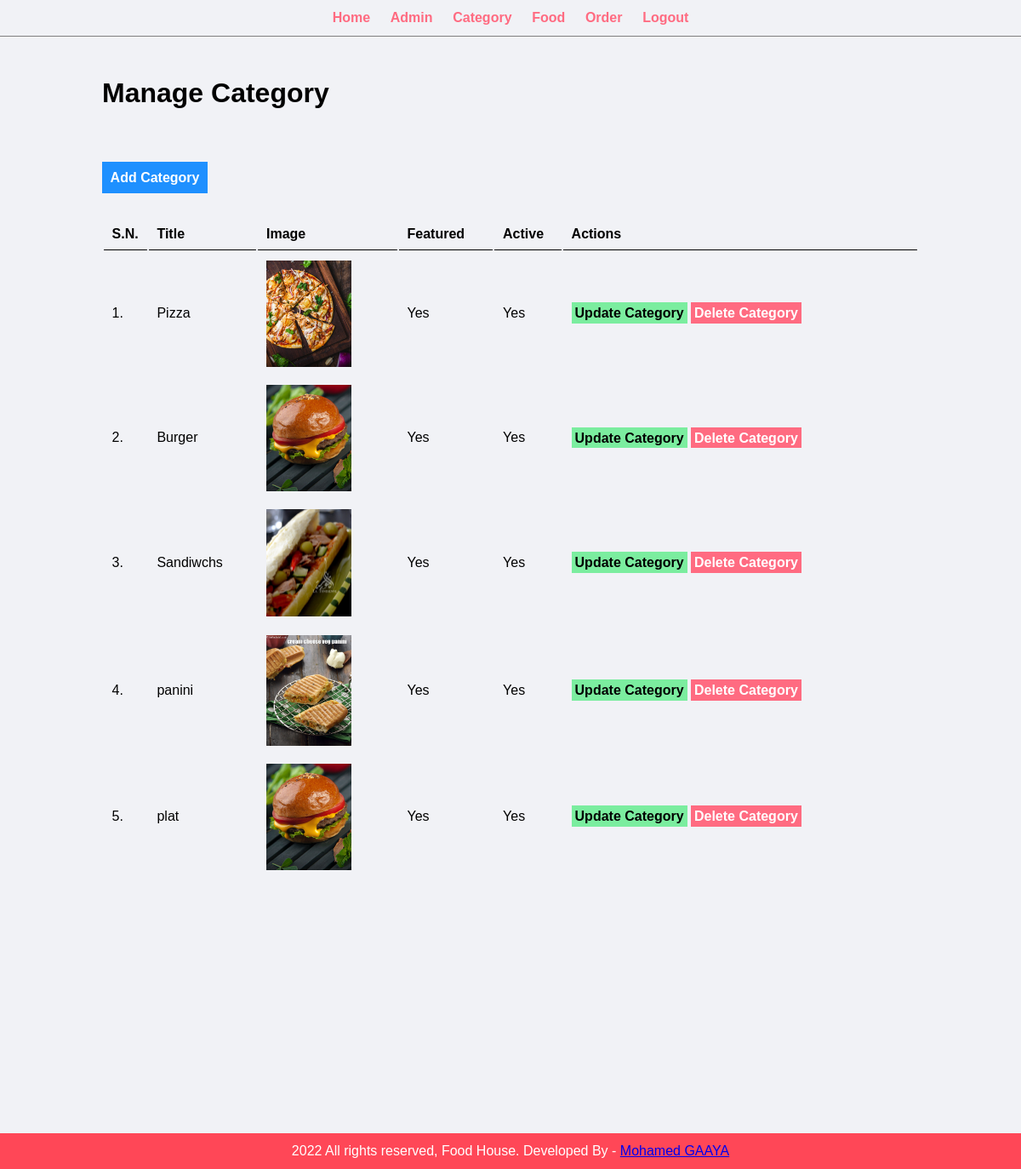
The app's page /admin/manage-category.php (signed in) with its own data.
### tables this page shows
CREATE TABLE `tbl_category` (
  `id` int(10) UNSIGNED NOT NULL,
  `title` varchar(100) NOT NULL,
  `image_name` varchar(255) NOT NULL,
  `featured` varchar(10) NOT NULL,
  `active` varchar(10) NOT NULL
);

### admin/manage-category.php (the view, shortened to what this page needs)
<?php include('partials/menu.php'); ?>
<div class="main-content">
    <div class="wrapper">
        <h1>Manage Category</h1>
        <br /><br />
        <br><br>
                <a href="<?php echo SITEURL; ?>admin/add-category.php" class="btn-primary">Add Category</a>
                <br /><br /><br />
                <table class="tbl-full">
                    <tr>
                        <th>S.N.</th>
                        <th>Title</th>
                        <th>Image</th>
                        <th>Featured</th>
                        <th>Active</th>
                        <th>Actions</th>
                    </tr>
                    <?php
                        $sql = "SELECT * FROM tbl_category";
                        $res = mysqli_query($conn, $sql);
                        $count = mysqli_num_rows($res);
                        $sn=1;
                        if($count>0)
                        {
                            while($row=mysqli_fetch_assoc($res))
                            {
                                $id = $row['id'];
                                $title = $row['title'];
                                $image_name = $row['image_name'];
                                $featured = $row['featured'];
                                $active = $row['active'];
                                ?>
                                    <tr>
                                        <td><?php echo $sn++; ?>. </td>
                                        <td><?php echo $title; ?></td>
                                        <td>
                                            <?php
                                                if($image_name!="")
                                                {
                                                    ?>
                                                    <img src="<?php echo SITEURL; ?>images/category/<?php echo $image_name; ?>" width="100px" >
                                                    <?php
                                                }
                                                else
                                                {
                                                    echo "<div class='error'>Image not Added.</div>";
                                                }
                                            ?>
                                        </td>
                                        <td><?php echo $featured; ?></td>
                                        <td><?php echo $active; ?></td>
                                        <td>
                                            <a href="<?php echo SITEURL; ?>admin/update-category.php?id=<?php echo $id; ?>" class="btn-secondary">Update Category</a>
                                            <a href="<?php echo SITEURL; ?>admin/delete-category.php?id=<?php echo $id; ?>&image_name=<?php echo $image_name; ?>" class="btn-danger">Delete Category</a>
                                        </td>
                                    </tr>
                                <?php
                            }
                        }
                        else
                        {
                            ?>
                            <tr>
                                <td colspan="6"><div class="error">No Category Added.</div></td>
                            </tr>
                            <?php
                        }
                    ?>
                </table>
    </div>
</div>
<?php include('partials/footer.php'); ?>

### admin/partials/menu.php (shortened to what this page needs)
<html>
    <head>
        <link rel="stylesheet" href="../css/admin.css">
    </head>
    <body>
        <div class="menu text-center">
            <div class="wrapper">
                <ul>
                    <li><a href="index.php">Home</a></li>
                    <li><a href="manage-admin.php">Admin</a></li>
                    <li><a href="manage-category.php">Category</a></li>
                    <li><a href="manage-food.php">Food</a></li>
                    <li><a href="manage-order.php">Order</a></li>
                    <li><a href="logout.php">Logout</a></li>
                </ul>
            </div>
        </div>

### admin/partials/footer.php
<div class="footer">
            <div class="wrapper">
                <p class="text-center">2022 All rights reserved, Food House. Developed By - <a href="#"> Mohamed GAAYA</a></p>
            </div>
        </div>
    </body>
</html>

### css/admin.css (style rules this page uses)
* { margin: 0; padding: 0; font-family: Arial, Helvetica, sans-serif; }
.wrapper { padding: 1%; width: 80%; margin: 0 auto; }
.text-center { text-align: center; }
.tbl-full { width: 100%; }
table tr th { border-bottom: 1px solid black; padding: 1%; text-align: left; }
table tr td { padding: 1%; }
.btn-primary { background-color: #1e90ff; padding: 1%; color: white; text-decoration: none; font-weight: bold; }
.btn-secondary { background-color: #7bed9f; padding: 1%; color: black; text-decoration: none; font-weight: bold; }
.btn-danger { background-color: #ff6b81; padding: 1%; color: white; text-decoration: none; font-weight: bold; }
.menu { border-bottom: 1px solid grey; }
.menu ul { list-style-type: none; }
.menu ul li { display: inline; padding: 1%; }
.menu ul li a { text-decoration: none; font-weight: bold; color: #ff6b81; }
.main-content { background-color: #f1f2f6; padding: 3% 0; }
body { background-color:#f1f2f6 }
.footer { background-color: #ff4757; color: white; Margin-top: 250px; }

### records on screen
tbl_category: title "Pizza", image_name (picture), featured "Yes", active "Yes"
tbl_category: title "Burger", image_name (picture), featured "Yes", active "Yes"
tbl_category: title "Sandiwchs", image_name (picture), featured "Yes", active "Yes"
tbl_category: title "panini", image_name (picture), featured "Yes", active "Yes"
tbl_category: title "plat", image_name (picture), featured "Yes", active "Yes"
